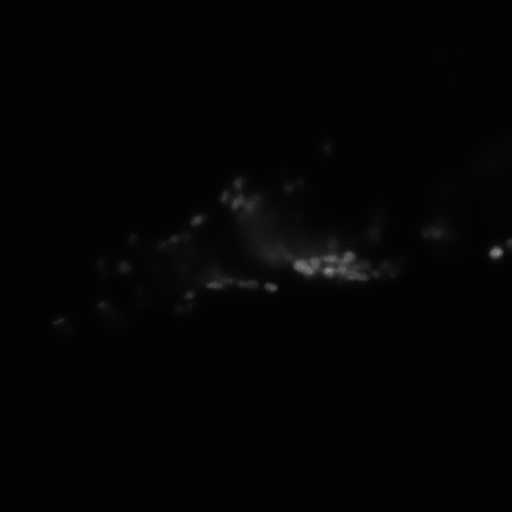
#> input picture data/filtered_data0005.png, 512 x 512 px, found by its file name
$ python rcct_rsf_model.py
#> lines starting #> are read from the running program, lines starting #| are printed output that depends on the picture; after the words box and inside, x2 and y2 are one past the last pixel; in counts of white or black regions, pixels touching at a corner belong together
### python_src/utils.py
#!/usr/bin/python3
import cv2
import numpy as np
import matplotlib.pyplot as plt
from scipy.ndimage import gaussian_filter, laplace
import os
import re
# [33 lines left out: function load_image_stack, not called in this run]

def init_phi(img):
    thresh = np.percentile(img,95)
    phi = 2*np.ones(img.shape)
    phi[img>=thresh] = -2
    return phi

def div_phi(phi):
    [phi_y, phi_x] = np.gradient(phi)
    s = np.sqrt(phi_x ** 2 + phi_y ** 2) + 1e-7
    n_x = phi_x / s
    n_y = phi_y / s
    [_, nxx] = np.gradient(n_x)
    [nyy, _] = np.gradient(n_y)
    return nxx + nyy

# H = 1/2 (1 + x / epsilon + 1 / pi * sin(pi * x / epsilon)), |x| < epsilon
# H = 1, x > epsilon
# H = 0, x < -epsilon
def Heaviside(phi, epsilon=1.5):
    hfunc = 0.5 * (1 + phi / epsilon + 1 / np.pi * np.sin(np.pi * phi / epsilon))
    cond = (phi < epsilon) & (phi > -epsilon)
    return hfunc * cond + 1 * (phi >= epsilon) + 1e-7 * (phi < -epsilon)


# H = 1/2 * (1 + 2/pi * arctan(x / epsilon))
def weak_Heaviside(phi, epsilon=1.5):
    return 0.5 * (1 + (2 / np.pi) * np.arctan(phi / epsilon))


# D = 1 / (2 epsilon) * (1 + cos(pi * x / epsilon)), |x| <= epsilon
# D = 0, |x| > epsilon
def Dirac(phi, epsilon=1.5):
    dfunc = (1 / 2 / epsilon) * (1 + np.cos(np.pi * phi / epsilon))
    conds = (phi <= epsilon) & (phi >= -epsilon)
    return dfunc * conds


# D = 1/pi * epsilon / (epsilon**2 + phi ** 2)
def weak_Dirac(phi, epsilon=1.5):
    return epsilon / (np.pi * (epsilon**2 + phi**2))


# [5 lines left out: function gValue, not called in this run]

def length_term(phi, coeff=0, epsilon=1.5):
    curvature = div_phi(phi)
    d = weak_Dirac(phi, epsilon=epsilon)
    length = d * curvature
    return coeff * length

# [18 lines left out: functions length_term_g, area_term, not called in this run]


# sigle well potential for distance regularization
def simple_distance_reg_term(phi, coeff=0):
    [phi_y, phi_x] = np.gradient(phi)
    s = np.sqrt(np.square(phi_x) + np.square(phi_y)) + 1e-7
    n_x = phi_x / s
    n_y = phi_y / s
    [_, nxx] = np.gradient(n_x)
    [nyy, _] = np.gradient(n_y)
    curvature = nxx + nyy
    lap = cv2.Laplacian(phi, -1)
    return coeff * (-curvature + lap)


# double well potential for distance regularization
# [13 lines left out: function distance_reg_term, not called in this run]


def Neumann(phi):
    phi[np.ix_([0, -1], [0, -1])] = phi[np.ix_([2, -3], [2, -3])]
    phi[np.ix_([0, -1]), 1:-1] = phi[np.ix_([2, -3]), 1:-1]
    phi[1:-1, np.ix_([0, -1])] = phi[1:-1, np.ix_([2, -3])]
    return phi


# [175 lines left out: functions initial_phi, BoundMirrorEnsure, BoundMirrorExpand, BoundMirrorShrink, phi_area, cvtBrightObject, not called in this run]


# [6 lines that do not run on import are left out]

### python_src/rcct_rsf_model.py
#!/usr/bin/python3
'''
AUTHOR:     Zhengyang Zhong
DATE:       2023-02-15
PAPER:      Image segmentation by level set evolution with region consistency ocnstraint
'''
import cv2
import numpy as np
from tqdm import tqdm
import matplotlib.pyplot as plt
from utils import init_phi, Neumann, simple_distance_reg_term, area_term, length_term, Dirac, Heaviside, div_phi

from skimage import measure

# local intensity approximation
def fi(img, phi, sigma=1.5, epsilon=1.5, bright_object=False):
    H = Heaviside(phi, epsilon=epsilon)
    size = int(np.round(sigma * 2 ) * 2 + 1)
    numerator1      = cv2.GaussianBlur(H * img, (size, size), sigma)
    denominator1    = cv2.GaussianBlur(H, (size, size), sigma)
    f1 = numerator1 / (denominator1 + 1e-7)
    numerator2      = cv2.GaussianBlur((1-H) * img, (size, size), sigma)
    denominator2    = cv2.GaussianBlur((1-H), (size, size), sigma)
    f2 = numerator2 / (denominator2 + 1e-7)
    if not bright_object:
        f1, f2 = f2, f1
    return f1, f2


def ei(img, f1, f2, sigma=3.5):
    tmp1 = np.square(img - f1)
    tmp2 = np.square(img - f2)
    size = int(np.round(sigma*2) * 2 + 1)
    e1 = cv2.GaussianBlur(tmp1, (size, size), sigma)
    e2 = cv2.GaussianBlur(tmp2, (size, size), sigma)
    return e1, e2


def rsf_term(img, phi, lmda1=0, lmda2=0, epsilon=1.5, sigma=1.5, bright_object=True):
    d = Dirac(phi, epsilon=epsilon)
    f1, f2 = fi(img, phi, sigma=sigma, epsilon=epsilon, bright_object=bright_object)
    e1, e2 = ei(img, f1, f2, sigma=sigma)
    return -1 * d * (lmda1 * e1 - lmda2 * e2)


def RCCT_term(img, phi, k1, k2, beta1=0, beta2=0, epsilon=1.5):

    d1 = Dirac(phi - k1, epsilon=epsilon)
    d2 = Dirac(phi - k2, epsilon=epsilon)
    [phi_y, phi_x] = np.gradient(phi)
    s = np.sqrt(np.square(phi_x) + np.square(phi_y)) + 1e-7
    c1  =   np.sum(img * d1 * s) / (np.sum(d1 * s) + 1e-7)
    c2  =   np.sum(img * d2 * s) / (np.sum(d2 * s) + 1e-7)
    curvature = div_phi(phi)
    rcct1 = beta1 * np.square(img - c1) * d1 * curvature
    rcct2 = beta2 * np.square(img - c2) * d2 * curvature
    return rcct1 + rcct2


def RCCT_RSFmodel(img, max_iter, lmda1=1.0, lmda2=1.0, epsilon=1.5, sigma=3.5, k1=-1.5, k2=1.5, beta1=0.05 , beta2=0.01, mu=1.5, nu=0.003*255**2, timestep=0.1, bright_object=True):

    phi = init_phi(img)
    h, w = phi.shape
    AREA = h * w
    for it in tqdm(range(max_iter)):
        old_phi_area = np.sum(phi < 0)

        phi = Neumann(phi)
        rsf = rsf_term(img, phi, lmda1=lmda1, lmda2=lmda2, epsilon=epsilon, sigma=sigma)
        rcct = RCCT_term(img, phi, k1=k1, k2=k2, beta1=beta1, beta2=beta2, epsilon=epsilon)
        L = length_term(phi, coeff=nu, epsilon=epsilon)
        R = simple_distance_reg_term(phi, coeff=mu)
        dphi = rsf + L + R + rcct
        phi += timestep * dphi

        new_phi_area = np.sum(phi < 0)
        criteria = np.abs(old_phi_area - new_phi_area) / AREA
        if criteria < 1e-12:
            break

    return phi, rsf


if __name__ == "__main__":
    img = cv2.imread("D:/pyAC/data/filtered_data0005.png", 0)
#> img is the input picture: shape (512, 512); min 2, max 156, mean 4.3
    h, w = img.shape
#> h = 512; w = 512
    phi, iterations = RCCT_RSFmodel(img, max_iter=2000)
#> in init_phi, `thresh = np.percentile(img,95)`: thresh = 10
#> in RCCT_RSFmodel, `phi = init_phi(img)`:
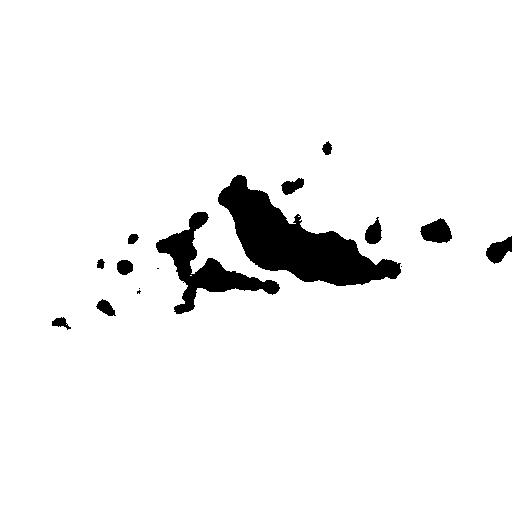
#> phi: shape (512, 512) float64; values -2 (black) and 2 (white), 94.6% white; 16 black regions (4 under 20 px), largest, box (x1, y1, x2, y2) and area: (218, 175, 401, 286) 8349, (156, 212, 280, 314) 3407, (420, 218, 452, 243) 553
#> the loop in RCCT_RSFmodel, `for it in tqdm(range(max_iter)):` made 56 passes
#> (old_phi_area, c1 in RCCT_term, c2 in RCCT_term, new_phi_area, criteria) on passes 1 to 12: (14027, 10.57, 8.72, 13952, 0.000286), (13952, 12.7, 7.9, 13999, 0.000179), (13999, 14.26, 7.72, 14016, 6.48e-05), (14016, 15.79, 10.34, 13800, 0.000824), (13800, 18.81, 9.58, 13615, 0.000706), (13615, 20.23, 8.68, 13511, 0.000397), (13511, 22.91, 7.92, 13429, 0.000313), (13429, 22.65, 8.2, 13291, 0.000526), (13291, 22.86, 8.39, 13229, 0.000237), (13229, 23.51, 8.13, 13180, 0.000187), (13180, 22.23, 8.33, 13134, 0.000175), (13134, 21.6, 8.77, 13113, 8.01e-05)
#> after the loop in RCCT_RSFmodel, `for it in tqdm(range(max_iter)):`:
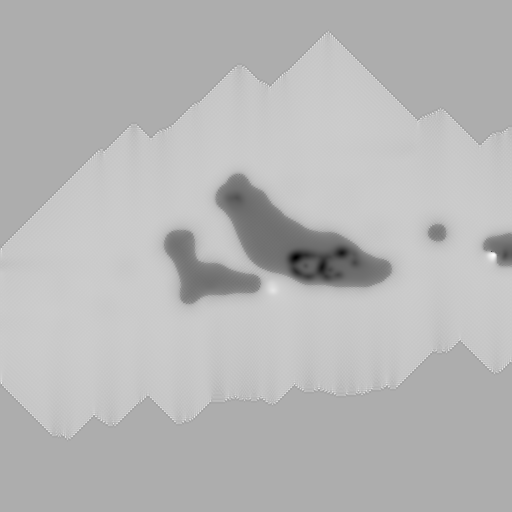
#> phi: shape (512, 512) float64; min -20.3, max 12.51, mean 3.3; drawn with min black and max white
    contours = measure.find_contours(phi, 0)
#> contours = 11 point arrays, longest 591 points
    for cnt in contours:
        plt.plot(cnt[:, 1], cnt[:, 0], linewidth=2)
#> this loop made 11 passes
    plt.show()
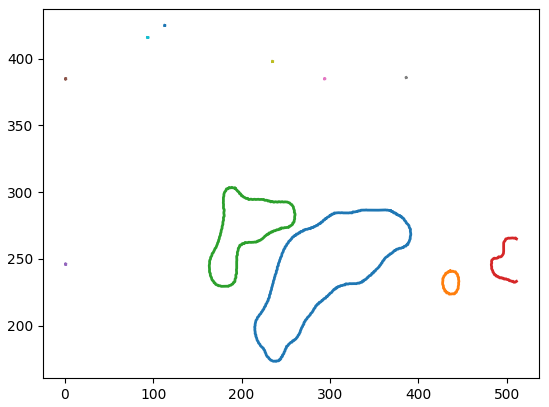
#> figure drawn by matplotlib, 1 panel
    plt.imshow(phi)
    plt.show()
